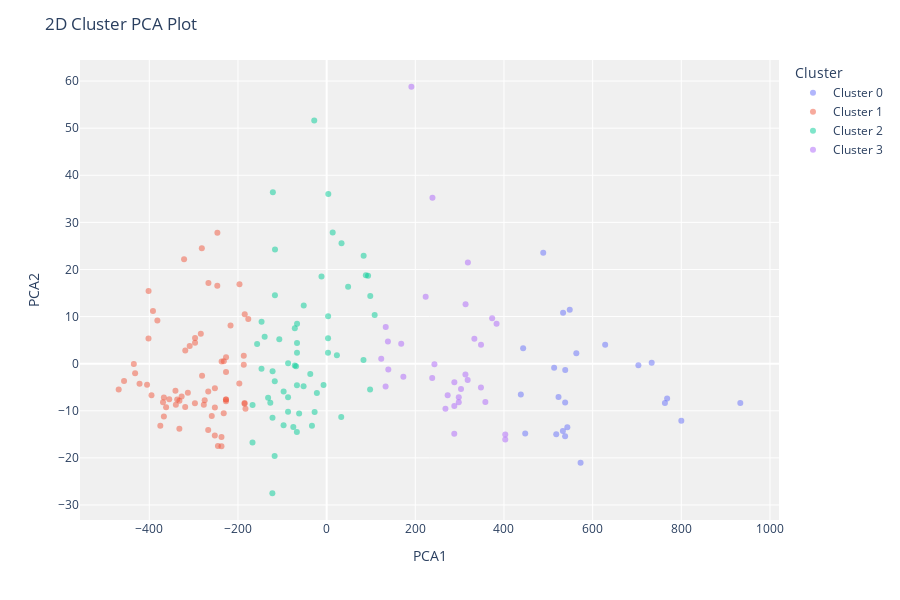

Source (notebook cell):
### Markdown cell above
# Analyze

### Code cell
# PCA cluster plot
plot_model(kmeans, plot = 'cluster')
